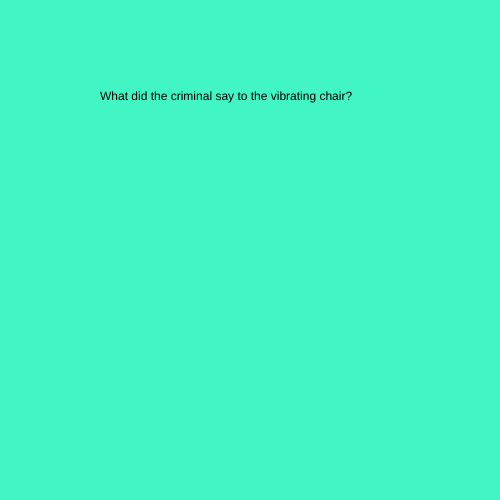
Frame 1 (no input)
Frame 60 (no input): identical to frame 1, image omitted
Frame 120 (the mouse pressed at the canvas centre since frame 60): identical to frame 1, image omitted

The p5.js sketch that drew this single still picture (run headless with seeded random() and noise() and a simulated clock; from frame 60 on, the mouse is pressed at the canvas centre):

// p5.js sketch
// ── sketch.js
let state = 0;

function setup() {
  createCanvas(500, 500);
}

function draw() {

  switch (state) {

    case 0:
      background('#42f5c5');
      text("What did the criminal say to the vibrating chair?", 100, 100) ;

      break;

    case 1:
      background('#9ef542');
      text("What are you shaking for? I'm the one going to jail!", 100, 100) ;

      break;
  }

}


function mouseReleased() {
    state++;
    if (state > 1) state = 0;

}
